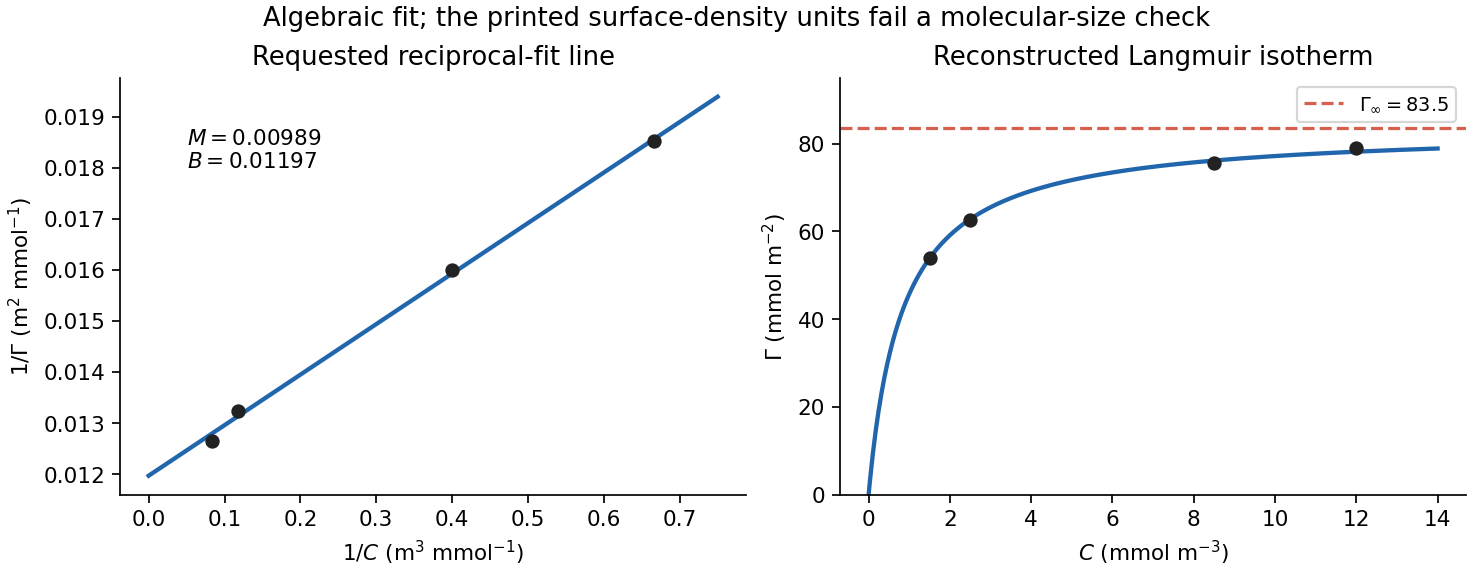

This chart was generated by the following Python code:
"""Original explanatory diagram; tested with Python 3.14, NumPy 2.3.5 and Matplotlib 3.10.7."""
from pathlib import Path
import matplotlib
matplotlib.use('Agg')
import matplotlib.pyplot as plt
import numpy as np
plt.rcParams.update({'font.size':10,'axes.spines.top':False,'axes.spines.right':False})

C=np.array([1.5,2.5,8.5,12.])
G=np.array([54.,62.5,75.5,79.])
# Use the published solution fit; illustrative concentrations sample that fit.
M=.00989;B=.01197;ginf=1/B;b=B/M
fig,axes=plt.subplots(1,2,figsize=(9.5,3.7),layout='constrained')
z=np.linspace(0,.75,300)
axes[0].plot(z,M*z+B,color='#2166ac',lw=2)
axes[0].scatter(1/C,1/G,color='#222',s=32,zorder=3)
axes[0].set(xlabel=r'$1/C$ (m$^3$ mmol$^{-1}$)',ylabel=r'$1/\Gamma$ (m$^2$ mmol$^{-1}$)',title='Requested reciprocal-fit line')
axes[0].text(.05,.018,r'$M=0.00989$'+'\n'+r'$B=0.01197$',fontsize=10)
c=np.linspace(0,14,400)
axes[1].plot(c,ginf*b*c/(1+b*c),color='#2166ac',lw=2)
axes[1].scatter(C,G,color='#222',s=32,zorder=3)
axes[1].axhline(ginf,color='#d6604d',ls='--',label=r'$\Gamma_\infty=83.5$')
axes[1].set(xlabel=r'$C$ (mmol m$^{-3}$)',ylabel=r'$\Gamma$ (mmol m$^{-2}$)',title='Reconstructed Langmuir isotherm',ylim=(0,95))
axes[1].legend(fontsize=9)
fig.suptitle('Algebraic fit; the printed surface-density units fail a molecular-size check')

fig.savefig(Path.cwd()/(Path(__file__).stem+'.png'),dpi=155,facecolor='white')
plt.close(fig)
